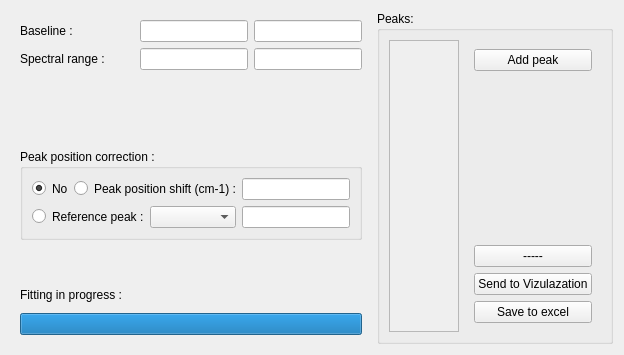
              <widget class="QWidget" name="fit_model_editor">
               <attribute name="title">
                <string>FITSPY_ model editor</string>
               </attribute>
               <layout class="QVBoxLayout" name="verticalLayout_14" stretch="0">
                <item>
                 <layout class="QHBoxLayout" name="horizontalLayout_9" stretch="0">
                  <item>
                   <widget class="QWidget" name="widget_17" native="true">
                    <layout class="QHBoxLayout" name="horizontalLayout_44" stretch="0,70">
                     <property name="leftMargin">
                      <number>0</number>
                     </property>
                     <property name="topMargin">
                      <number>0</number>
                     </property>
                     <property name="rightMargin">
                      <number>0</number>
                     </property>
                     <property name="bottomMargin">
                      <number>0</number>
                     </property>
                     <item>
                      <widget class="QWidget" name="widget_5" native="true">
                       <layout class="QVBoxLayout" name="verticalLayout_29" stretch="25,5,30,5,15,10,10">
                        <item>
                         <layout class="QHBoxLayout" name="horizontalLayout_57">
                          <item>
                           <widget class="QLabel" name="label_37">
                            <property name="text">
                             <string>Baseline :</string>
                            </property>
                           </widget>
                          </item>
                          <item>
                           <widget class="QLineEdit" name="lineEdit_26">
                            <property name="sizePolicy">
                             <sizepolicy hsizetype="Fixed" vsizetype="Maximum">
                              <horstretch>0</horstretch>
                              <verstretch>0</verstretch>
                             </sizepolicy>
                            </property>
                            <property name="minimumSize">
                             <size>
                              <width>10</width>
                              <height>0</height>
                             </size>
                            </property>
                           </widget>
                          </item>
                          <item>
                           <widget class="QLineEdit" name="lineEdit_18">
                            <property name="sizePolicy">
                             <sizepolicy hsizetype="Fixed" vsizetype="Fixed">
                              <horstretch>0</horstretch>
                              <verstretch>0</verstretch>
                             </sizepolicy>
                            </property>
                            <property name="minimumSize">
                             <size>
                              <width>20</width>
                              <height>0</height>
                             </size>
                            </property>
                           </widget>
                          </item>
                         </layout>
                        </item>
                        <item>
                         <layout class="QHBoxLayout" name="horizontalLayout_50">
                          <item>
                           <widget class="QLabel" name="label_41">
                            <property name="text">
                             <string>Spectral range :</string>
                            </property>
                           </widget>
                          </item>
                          <item>
                           <widget class="QLineEdit" name="lineEdit_27">
                            <property name="sizePolicy">
                             <sizepolicy hsizetype="Fixed" vsizetype="Fixed">
                              <horstretch>0</horstretch>
                              <verstretch>0</verstretch>
                             </sizepolicy>
                            </property>
                            <property name="minimumSize">
                             <size>
                              <width>20</width>
                              <height>0</height>
                             </size>
                            </property>
                           </widget>
                          </item>
                          <item>
                           <widget class="QLineEdit" name="lineEdit_30">
                            <property name="sizePolicy">
                             <sizepolicy hsizetype="Fixed" vsizetype="Fixed">
                              <horstretch>0</horstretch>
                              <verstretch>0</verstretch>
                             </sizepolicy>
                            </property>
                            <property name="minimumSize">
                             <size>
                              <width>20</width>
                              <height>0</height>
                             </size>
                            </property>
                           </widget>
                          </item>
                         </layout>
                        </item>
                        <item>
                         <spacer name="verticalSpacer">
                          <property name="orientation">
                           <enum>Qt::Vertical</enum>
                          </property>
                          <property name="sizeHint" stdset="0">
                           <size>
                            <width>20</width>
                            <height>40</height>
                           </size>
                          </property>
                         </spacer>
                        </item>
                        <item>
                         <widget class="QGroupBox" name="groupBox_8">
                          <property name="title">
                           <string>Peak position correction :</string>
                          </property>
                          <layout class="QVBoxLayout" name="verticalLayout_28">
                           <item>
                            <layout class="QHBoxLayout" name="horizontalLayout_61" stretch="0,0,0">
                             <item>
                              <widget class="QRadioButton" name="radioButton_3">
                               <property name="sizePolicy">
                                <sizepolicy hsizetype="Maximum" vsizetype="Fixed">
                                 <horstretch>0</horstretch>
                                 <verstretch>0</verstretch>
                                </sizepolicy>
                               </property>
                               <property name="text">
                                <string/>
                               </property>
                               <property name="checked">
                                <bool>true</bool>
                               </property>
                              </widget>
                             </item>
                             <item>
                              <widget class="QLabel" name="label_45">
                               <property name="text">
                                <string>No</string>
                               </property>
                              </widget>
                             </item>
                             <item>
                              <layout class="QHBoxLayout" name="horizontalLayout_60">
                               <item>
                                <widget class="QRadioButton" name="radioButton_2">
                                 <property name="sizePolicy">
                                  <sizepolicy hsizetype="Maximum" vsizetype="Fixed">
                                   <horstretch>0</horstretch>
                                   <verstretch>0</verstretch>
                                  </sizepolicy>
                                 </property>
                                 <property name="text">
                                  <string/>
                                 </property>
                                </widget>
                               </item>
                               <item>
                                <widget class="QLabel" name="label_44">
                                 <property name="text">
                                  <string>Peak position shift (cm-1) :</string>
                                 </property>
                                </widget>
                               </item>
                               <item>
                                <widget class="QLineEdit" name="lineEdit_32">
                                 <property name="sizePolicy">
                                  <sizepolicy hsizetype="Fixed" vsizetype="Fixed">
                                   <horstretch>0</horstretch>
                                   <verstretch>0</verstretch>
                                  </sizepolicy>
                                 </property>
                                 <property name="minimumSize">
                                  <size>
                                   <width>20</width>
                                   <height>0</height>
                                  </size>
                                 </property>
                                </widget>
                               </item>
                              </layout>
                             </item>
                            </layout>
                           </item>
                           <item>
                            <spacer name="verticalSpacer_11">
                             <property name="orientation">
                              <enum>Qt::Vertical</enum>
                             </property>
                             <property name="sizeHint" stdset="0">
                              <size>
                               <width>20</width>
                               <height>40</height>
                              </size>
                             </property>
                            </spacer>
                           </item>
                           <item>
                            <layout class="QHBoxLayout" name="horizontalLayout_64">
                             <item>
                              <widget class="QRadioButton" name="radioButton_5">
                               <property name="sizePolicy">
                                <sizepolicy hsizetype="Maximum" vsizetype="Fixed">
                                 <horstretch>0</horstretch>
                                 <verstretch>0</verstretch>
                                </sizepolicy>
                               </property>
                               <property name="text">
                                <string/>
                               </property>
                              </widget>
                             </item>
                             <item>
                              <widget class="QLabel" name="label_47">
                               <property name="text">
                                <string>Reference peak :</string>
                               </property>
                              </widget>
                             </item>
                             <item>
                              <widget class="QComboBox" name="comboBox_14"/>
                             </item>
                             <item>
                              <widget class="QLineEdit" name="lineEdit_34">
                               <property name="sizePolicy">
                                <sizepolicy hsizetype="Fixed" vsizetype="Fixed">
                                 <horstretch>0</horstretch>
                                 <verstretch>0</verstretch>
                                </sizepolicy>
                               </property>
                               <property name="minimumSize">
                                <size>
                                 <width>20</width>
                                 <height>0</height>
                                </size>
                               </property>
                              </widget>
                             </item>
                            </layout>
                           </item>
                          </layout>
                         </widget>
                        </item>
                        <item>
                         <spacer name="verticalSpacer_5">
                          <property name="orientation">
                           <enum>Qt::Vertical</enum>
                          </property>
                          <property name="sizeHint" stdset="0">
                           <size>
                            <width>20</width>
                            <height>40</height>
                           </size>
                          </property>
                         </spacer>
                        </item>
                        <item>
                         <widget class="QLabel" name="label_36">
                          <property name="text">
                           <string>Fitting in progress :</string>
                          </property>
                         </widget>
                        </item>
                        <item>
                         <widget class="QProgressBar" name="progressBar">
                          <property name="sizePolicy">
                           <sizepolicy hsizetype="Expanding" vsizetype="Fixed">
                            <horstretch>0</horstretch>
                            <verstretch>0</verstretch>
                           </sizepolicy>
                          </property>
                          <property name="minimumSize">
                           <size>
                            <width>0</width>
                            <height>2</height>
                           </size>
                          </property>
                          <property name="value">
                           <number>100</number>
                          </property>
                          <property name="textVisible">
                           <bool>false</bool>
                          </property>
                         </widget>
                        </item>
                       </layout>
                      </widget>
                     </item>
                     <item>
                      <widget class="QGroupBox" name="groupBox_5">
                       <property name="title">
                        <string>Peaks: </string>
                       </property>
                       <layout class="QHBoxLayout" name="horizontalLayout_26">
                        <item>
                         <widget class="QScrollArea" name="scrollArea_5">
                          <property name="widgetResizable">
                           <bool>true</bool>
                          </property>
                          <widget class="QWidget" name="scrollAreaWidgetContents_5">
                           <property name="geometry">
                            <rect>
                             <x>0</x>
                             <y>0</y>
                             <width>642</width>
                             <height>347</height>
                            </rect>
                           </property>
                          </widget>
                         </widget>
                        </item>
                        <item>
                         <widget class="QWidget" name="widget_15" native="true">
                          <layout class="QVBoxLayout" name="verticalLayout_22">
                           <item>
                            <widget class="QPushButton" name="pushButton_25">
                             <property name="text">
                              <string>Add peak</string>
                             </property>
                            </widget>
                           </item>
                           <item>
                            <spacer name="verticalSpacer_6">
                             <property name="orientation">
                              <enum>Qt::Vertical</enum>
                             </property>
                             <property name="sizeHint" stdset="0">
                              <size>
                               <width>20</width>
                               <height>40</height>
                              </size>
                             </property>
                            </spacer>
                           </item>
                           <item>
                            <spacer name="verticalSpacer_7">
                             <property name="orientation">
                              <enum>Qt::Vertical</enum>
                             </property>
                             <property name="sizeHint" stdset="0">
                              <size>
                               <width>20</width>
                               <height>40</height>
                              </size>
                             </property>
                            </spacer>
                           </item>
                           <item>
                            <widget class="QPushButton" name="btn_fit_sel_wafers">
                             <property name="text">
                              <string>-----</string>
                             </property>
                            </widget>
                           </item>
                           <item>
                            <widget class="QPushButton" name="pushButton_32">
                             <property name="sizePolicy">
                              <sizepolicy hsizetype="Minimum" vsizetype="Fixed">
                               <horstretch>0</horstretch>
                               <verstretch>0</verstretch>
                              </sizepolicy>
                             </property>
                             <property name="text">
                              <string>Send to Vizulazation</string>
                             </property>
                            </widget>
                           </item>
                           <item>
                            <widget class="QPushButton" name="pushButton_34">
                             <property name="text">
                              <string>Save to excel</string>
                             </property>
                            </widget>
                           </item>
                          </layout>
                         </widget>
                        </item>
                       </layout>
                      </widget>
                     </item>
                    </layout>
                   </widget>
                  </item>
                 </layout>
                </item>
               </layout>
              </widget>
